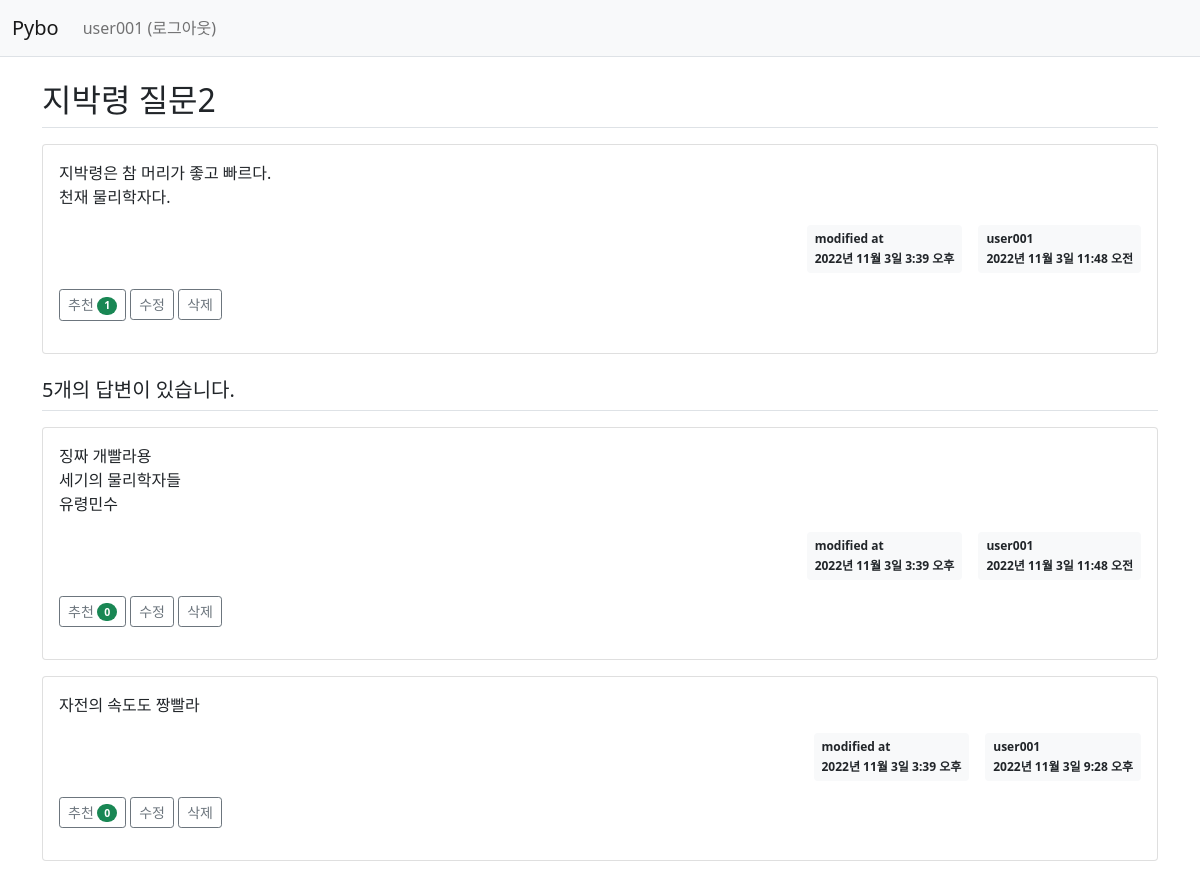
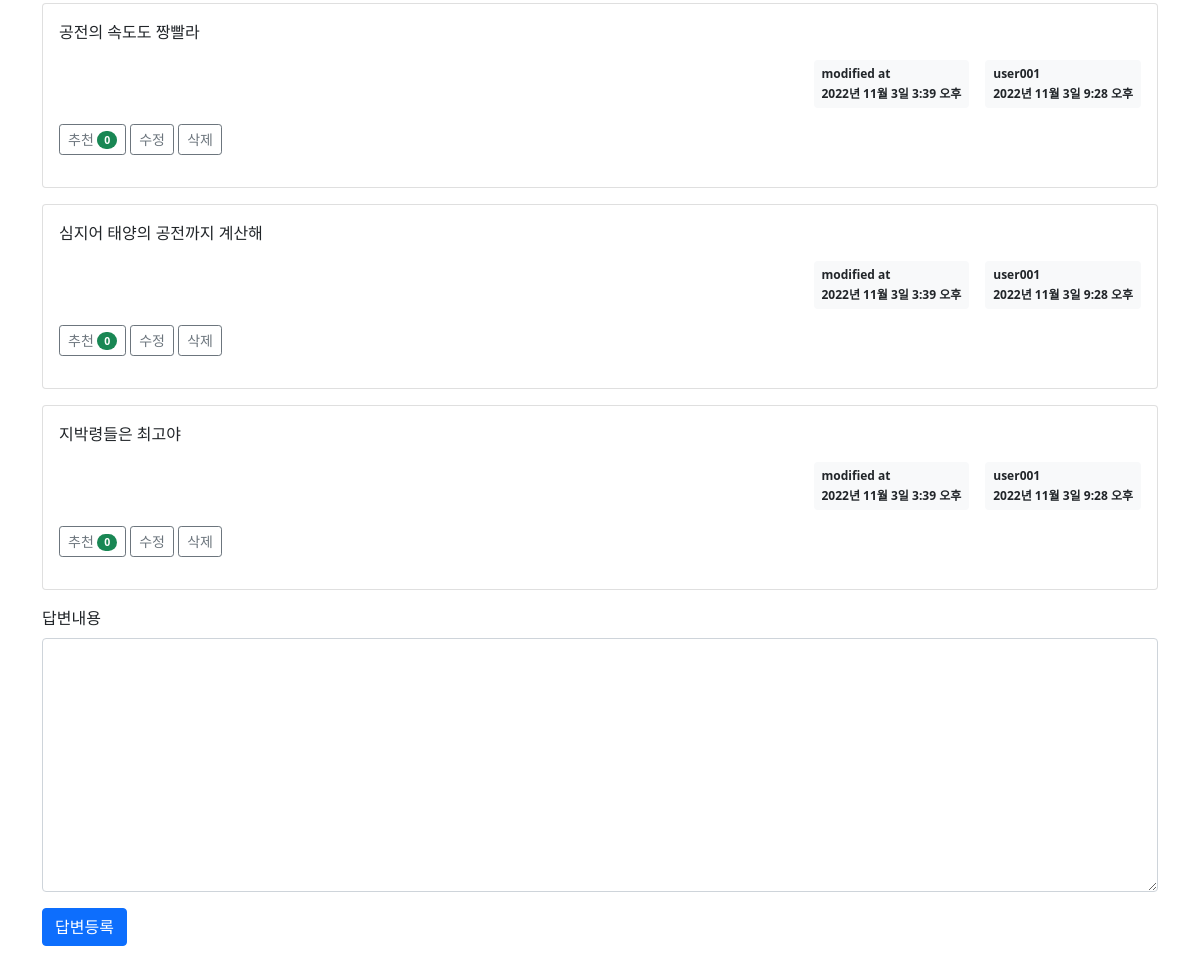
The page /pybo/305/ (signed in) on the database its author committed (2 pictures, top to bottom).
### pybo/models.py (models this page shows, shortened)
class Question(models.Model):
    author = models.ForeignKey(User, on_delete=models.CASCADE, related_name='author_question')
    subject = models.CharField(max_length=200)
    content = models.TextField()
    create_date = models.DateTimeField()
    modify_date = models.DateTimeField(null=True, blank=True)
    voter = models.ManyToManyField(User, related_name='voter_question')  # 추천인 추가

class Answer(models.Model):
    author = models.ForeignKey(User, on_delete=models.CASCADE, related_name='author_answer')
    question = models.ForeignKey(Question, on_delete=models.CASCADE)
    content = models.TextField()
    create_date = models.DateTimeField()
    modify_date = models.DateTimeField(null=True, blank=True)
    voter = models.ManyToManyField(User, related_name='voter_answer')  # 추천인 추가

### pybo/views/base_views.py (the view)
# urls.py: path('<int:question_id>/', views.detail, name='detail'),
def detail(request, question_id):
    question = get_object_or_404(Question, pk=question_id)
    context = {'question': question}
    return render(request, 'pybo/question_detail.html', context)

### pybo/templatetags/pybo_filter.py (called while the page is built)
@register.filter
def mark(value):
    extensions = ["nl2br", "fenced_code"]
    return mark_safe(markdown.markdown(value, extensions=extensions))

### templates/pybo/question_detail.html (shortened to what this page needs)
{% extends 'base.html' %}
{% load pybo_filter %}
{% block content %}
<div class="container my-3">
    <h2 class="border-bottom py-2">{{ question.subject }}</h2>
    <div class="card my-3">
        <div class="card-body">
            <div class="card-text">{{ question.content|mark }}</div>
            <div class="d-flex justify-content-end">
                {% if question.modify_date %}
                <div class="badge bg-light text-dark p-2 text-start mx-3">
                    <div class="mb-2">modified at</div>
                    <div>{{ question.modify_date }}</div>
                </div>
                {% endif %}
                <div class="badge bg-light text-dark p-2 text-start">
                    <div class="mb-2">{{ question.author.username }}</div>
                    <div>{{ question.create_date }}</div>
                </div>
            </div>
            <div class="my-3">
                <a href="javascript:void(0)" data-uri="{% url 'pybo:question_vote' question.id  %}"
                   class="recommend btn btn-sm btn-outline-secondary"> 추천
                    <span class="badge rounded-pill bg-success">{{question.voter.count}}</span>
                </a>
                {% if request.user == question.author %}
                <a href="{% url 'pybo:question_modify' question.id  %}"
                   class="btn btn-sm btn-outline-secondary">수정</a>
                {% endif %}
                <a href="javascript:void(0)" class="delete btn btn-sm btn-outline-secondary"
                   data-uri="{% url 'pybo:question_delete' question.id  %}">삭제</a>
            </div>
        </div>
    </div>
    <h5 class="border-bottom my-3 py-2">{{question.answer_set.count}}개의 답변이 있습니다.</h5>
    {% for answer in question.answer_set.all %}
    <div class="card my-3">
        <div class="card-body">
            <div class="card-text">{{ answer.content|mark }}</div>
            <div class="d-flex justify-content-end">
                {% if question.modify_date %}
                <div class="badge bg-light text-dark p-2 text-start mx-3">
                    <div class="mb-2">modified at</div>
                    <div>{{ question.modify_date }}</div>
                </div>
                {% endif %}
                <div class="badge bg-light text-dark p-2 text-start">
                    <div class="mb-2">{{ question.author.username }}</div>
                    <div>{{ answer.create_date }}</div>
                </div>
            </div>
            <div class="my-3">
                <a href="javascript:void(0)" data-uri="{% url 'pybo:answer_vote' answer.id  %}"
                   class="recommend btn btn-sm btn-outline-secondary"> 추천
                    <span class="badge rounded-pill bg-success">{{answer.voter.count}}</span>
                </a>
                {% if request.user == answer.author %}
                <a href="{% url 'pybo:answer_modify' answer.id  %}"
                   class="btn btn-sm btn-outline-secondary">수정</a>
                <a href="#" class="delete btn btn-sm btn-outline-secondary "
                   data-uri="{% url 'pybo:answer_delete' answer.id  %}">삭제</a>
                {% endif %}
            </div>
        </div>
    </div>
    {% endfor %}
    <form action="{% url 'pybo:answer_create' question.id %}" method="post" class="my-3">
        <div class="mb-3">
            <label for="content" class="form-label">답변내용</label>
                <textarea {% if not user.is_authenticated %}disabled{% endif %}
              name="content" id="content" class="form-control" rows="10"></textarea>
        </div>
        <input type="submit" value="답변등록" class="btn btn-primary">
    </form>
</div>
{% endblock %}

### templates/navbar.html (shortened to what this page needs)
<nav class="navbar navbar-expand-lg navbar-light bg-light border-bottom">
    <div class="container-fluid">
        <a class="navbar-brand" href="{% url 'pybo:index' %}">Pybo</a>
        <div class="collapse navbar-collapse" id="navbarSupportedContent">
            <ul class="navbar-nav me-auto mb-2 mb-lg-0">
                <li class="nav-item">
                    {% if user.is_authenticated %}
                    <a class="nav-link" href="{% url 'common:logout' %}">{{ user.username }} (로그아웃)</a>
                    {% else %}
                    <a class="nav-link" href="{% url 'common:login' %}">로그인</a>
                    {% endif %}
                </li>
            </ul>
        </div>
    </div>
</nav>

### rows shown on the page
Question: subject "지박령 질문2", content|mark "지박령은 참 머리가 좋고 빠르다. 천재 물리학자다.", modify_date "2022년 11월 3일 3:39 오후", author.username "user001", create_date "2022년 11월 3일 11:48 오전", voter.count "1", answer_set.count "5"
Answer: content|mark "징짜 개빨라용 세기의 물리학자들 유령민수", create_date "2022년 11월 3일 11:48 오전", voter.count "0", shows "수정"
Answer: content|mark "자전의 속도도 짱빨라", create_date "2022년 11월 3일 9:28 오후", voter.count "0", shows "수정"
Answer: content|mark "공전의 속도도 짱빨라", create_date "2022년 11월 3일 9:28 오후", voter.count "0", shows "수정"
Answer: content|mark "심지어 태양의 공전까지 계산해", create_date "2022년 11월 3일 9:28 오후", voter.count "0", shows "수정"
Answer: content|mark "지박령들은 최고야", create_date "2022년 11월 3일 9:28 오후", voter.count "0", shows "수정"

### other values the page prints
{{ user.username }} "user001"
